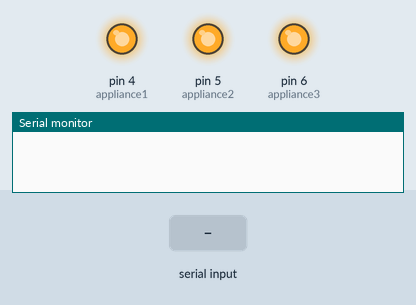
Simulated run of this sketch. Board: Arduino Uno, built with avr-gcc and run on an emulated ATmega328P. On the bench: output pins drawn as LEDs (lit = HIGH), the last lines printed to the serial monitor. Inputs (shaded band) come from the test bench. Pins used as bus, display or sensor lines are not drawn.

Above: at 1.2 s.
1.3 s: "*all on" received over Serial
At 1.8 s:
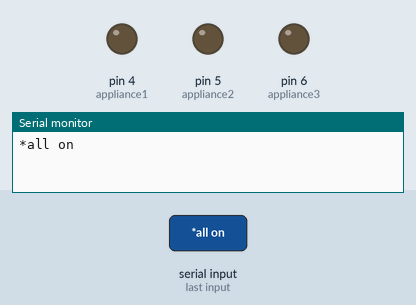
2.8 s: "*kitchen off" received over Serial
At 3.5 s:
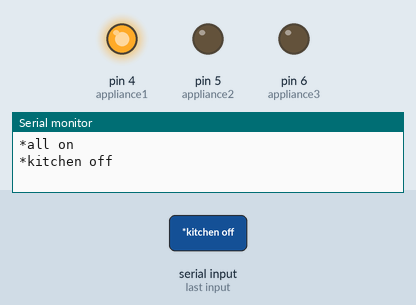
4.4 s: "*room off" received over Serial
At 4.8 s:
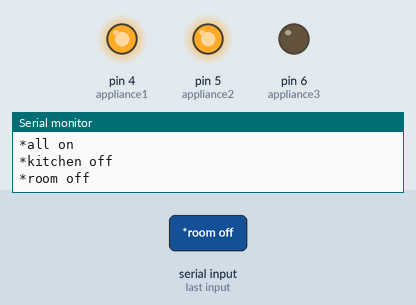
5.9 s: "*kitchen on" received over Serial
At 6.7 s:
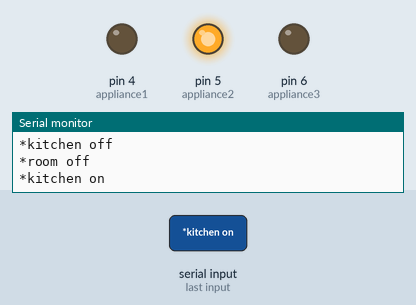
Timing chart, 0 to 8.5 s (numbered marks = the images above; inputs shaded):
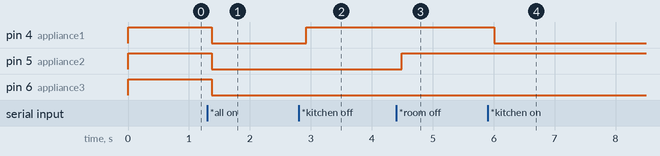

The sketch:

voice_activated_home_automation.ino
```cpp
String spokenwords;
int appliance1 = 4; //Kitchen light
int appliance2 = 5; //Room light
int appliance3 = 6; //Fan Socket
int appliance4 = 0; //Appliance

// -- turn all applicance on
void turnAllOn(){
  digitalWrite(appliance1, LOW);
  digitalWrite(appliance2, LOW);
  digitalWrite(appliance3, LOW);
  digitalWrite(appliance4, LOW);
}

// -- turn all applicance off
void turnAllOff(){
  digitalWrite(appliance1, HIGH);
  digitalWrite(appliance2, HIGH);
  digitalWrite(appliance3, HIGH);
  digitalWrite(appliance4, HIGH);
}

void setup() {
  // put your setup code here, to run once:
  // set applicance as output
    Serial.begin(9600);
    pinMode(appliance1, OUTPUT);
    pinMode(appliance2, OUTPUT);
    pinMode(appliance3, OUTPUT);
    pinMode(appliance4, OUTPUT);
    turnAllOff();
}

void loop() {
  // put your main code here, to run repeatedly:
  while (Serial.available()) {  //Check if there is an available byte to read
    delay(10); //Delay added to make thing stable
    char c = Serial.read(); //Conduct a serial read
    if (c == '#') {break;} //Exit the loop when the # is detected after the word
    spokenwords += c; //Shorthand for voice = voice + c
  }

  if (spokenwords.length() > 0) {
      Serial.println(spokenwords);

    //------------------Control Multiple Pins/ LEDs
         if(spokenwords == "*all on") {turnAllOn();}  //Turn On All Pins
    else if(spokenwords == "*all off"){turnAllOff();} //Turn Off  All Pins

    //------------------Turn On One Applicance at a time
    else if(spokenwords == "*kitchen on") {digitalWrite(appliance1, LOW);}
    else if(spokenwords == "*room on") {digitalWrite(appliance2, LOW);}
    else if(spokenwords == "*fan on") {digitalWrite(appliance3, LOW);}
    else if(spokenwords == "*bedroom on") {digitalWrite(appliance4, LOW);}


    //------------------Turn Off One Applicance at a time
    else if(spokenwords == "*kitchen off") {digitalWrite(appliance1, HIGH);}
    else if(spokenwords == "*room off") {digitalWrite(appliance2, HIGH);}
    else if(spokenwords == "*fan off") {digitalWrite(appliance3, HIGH);}
    else if(spokenwords == "*bedroom off") {digitalWrite(appliance4, HIGH);}

  //--------------------Reset the variable after initiating
  spokenwords=""; }
}
```

Measured:
- after the input at 1.3 s, pin 4 (appliance1), pin 5 (appliance2), pin 6 (appliance3): HIGH → LOW after 0.07 s
- after the input at 2.8 s, pin 4 (appliance1): LOW → HIGH after 0.12 s
- after the input at 4.4 s, pin 5 (appliance2): LOW → HIGH after 0.09 s
- after the input at 5.9 s, pin 4 (appliance1): HIGH → LOW after 0.11 s
